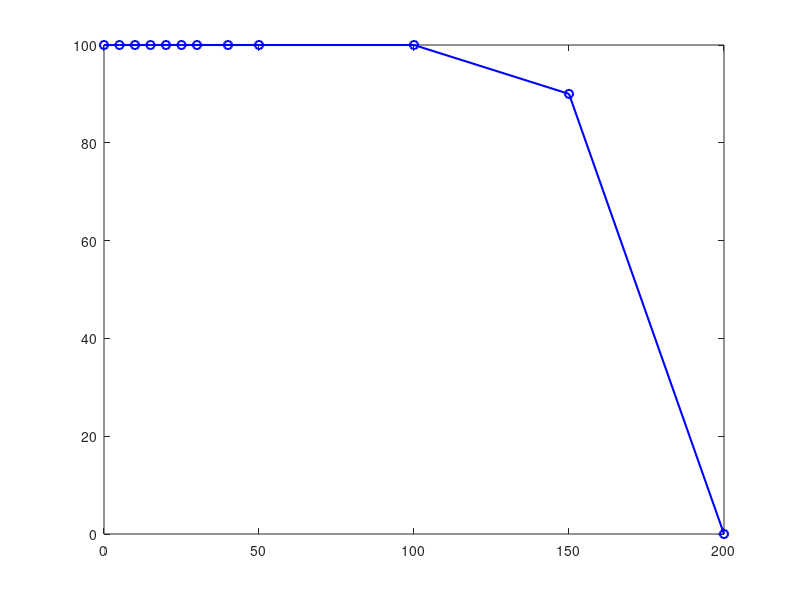

Reproduce this figure in MATLAB. (Note: this script raises an error after producing the figure.)
clear; clc; close all;

font_size = 24;

fd   = [0, 5, 10, 15, 20, 25, 30, 40, 50, 100, 150, 200];
rate = [100, 100, 100, 100, 100, 100, 100, 100, 100, 100, 90, 0];

fd_max_leo = 21.2;

figure;
plot(fd, rate, 'b-o', 'LineWidth', 1.5, 'MarkerSize', 6);
xline(fd_max_leo, '--r', 'LineWidth', 1.5, 'FontSize', font_size);
xlabel('Doppler Shift [kHz]', 'FontSize', font_size);
ylabel('Demodulation Rate [%]', 'FontSize', font_size);
grid on;
set(gca, 'FontSize', font_size);
